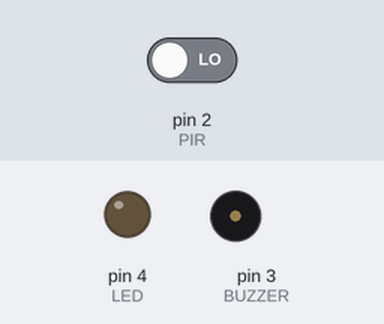
Bench run of a sketch on a simulated Arduino Uno, built with avr-gcc and run on an emulated ATmega328P. Shown: output pins drawn as LEDs (lit = HIGH), buzzer (waves = sounding). Inputs (shaded band) come from the test bench; at power-on: pin 2 (PIR) LOW. What the sketch prints to the serial monitor is not drawn.

Above: at 1.2 s.
1.3 s: pin 2 (PIR) driven HIGH
At 1.4 s:
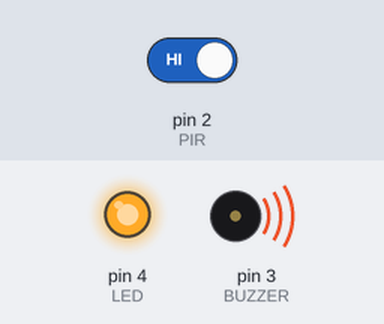
Timing chart, 0 to 10.3 s (numbered marks = the images above; inputs shaded):
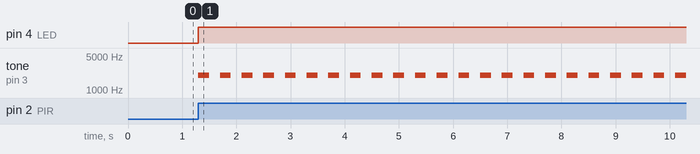

The sketch:

04_alarme_pir_buzzer_senha_serial.ino
```cpp
/*
Projeto: Alarme com PIR + buzzer (desarme por senha no Serial)

O que será usado neste projeto:
  - Arduino UNO
  - Sensor PIR
  - Buzzer
  - LED (opcional)

Conexões (pinos sugeridos):
  - PIR -> D2
  - Buzzer -> D3
  - LED -> D4 (opcional)
*/
const int PIR = 2, BUZZER = 3, LED = 4;
const char* SENHA = "1234";
bool armado = true;

void setup(){
  pinMode(PIR, INPUT);
  pinMode(BUZZER, OUTPUT);
  pinMode(LED, OUTPUT);
  Serial.begin(9600);
  Serial.println("Alarme ARMADO. Digite 1234 e Enter para desarmar/armar.");
}

void loop(){
  if (Serial.available()){
    String s = Serial.readStringUntil('\n');
    s.trim();
    if (s.equals(SENHA)){
      armado = !armado;
      Serial.print("Alarme "); Serial.println(armado ? "ARMADO" : "DESARMADO");
      digitalWrite(LED, LOW);
      noTone(BUZZER);
    }
  }

  if (armado && digitalRead(PIR) == HIGH){
    digitalWrite(LED, HIGH);
    tone(BUZZER, 2000); delay(200);
    noTone(BUZZER); delay(200);
  } else {
    digitalWrite(LED, LOW);
  }
}
```

Measured:
- after the input at 1.3 s, pin 4 (LED): LOW → HIGH at once; tone on pin 3 (BUZZER): alternates 2000 Hz for 0.20 s and silent for 0.20 s, starting at once
